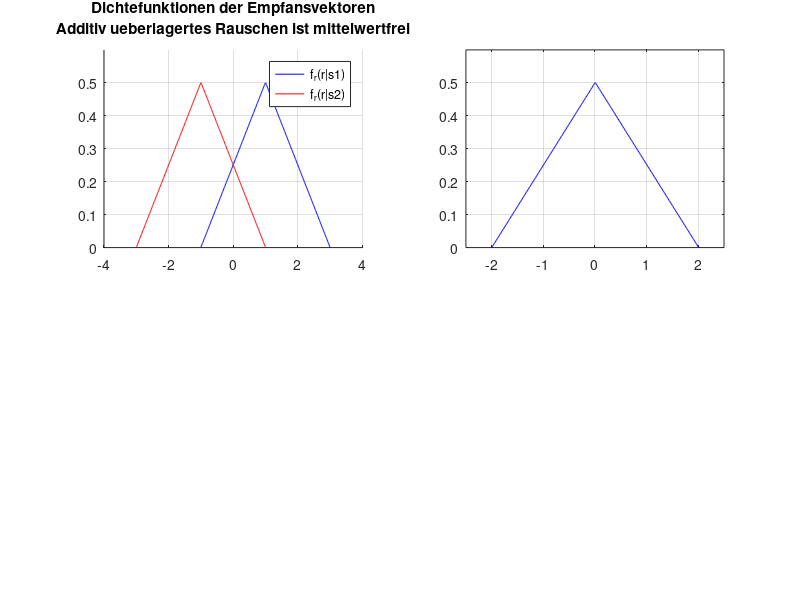

Recreate this plot in MATLAB. (Note: this script raises an error after producing the figure.)
% Aufgabe 4

rs1={@(r) .25*(r+1); @(r) -.25*(r-3)};	% Dichtefunktion Empfangsvektor S1
rs2={@(r) .25*(r+3); @(r) -.25*(r-1)};	% Dichtefunktion Empfangsvektor S2

f2=figure(2); clf;
SUB=220;
subplot(SUB+1);
hold all;
plot([-1:0.01:3+0.01],[rs1{1}([-1:.01:1]) rs1{2}([1:.01:3])],'b');
plot([-3:0.01:1+0.01],[rs2{1}([-3:.01:-1]) rs2{2}([-1:.01:1])],'r');
legend('f_r(r|s1)','f_r(r|s2)');
title(sprintf(['Dichtefunktionen der Empfansvektoren',... 
	'\nAdditiv ueberlagertes Rauschen ist mittelwertfrei']))
xlim([-4,4]); ylim([0, .6]);
grid on;

n1={@(n) .25*(n+2); @(n) -.25*(n-2)};	% Dichtefunktion Empfangsvektor S1

subplot(SUB+2);
plot([-2:.01:2+.01], [n1{1}([-2:.01:0]) n1{2}([0:.01:2])],'b');
xlim([-2.5, 2.5]);
ylim([0, .6]);
grid on;


syms n;
mx_n = {int(n*n1{1}), int(n*n1{2}) };
int(n*n1{1},n,-2,0)
int(n*n1{2})
sx2_n = {int(n.^2*n1{1}), int(n.^2*n1{2}) };

subplot(SUB+3);
hold all;
mxN = eval([subs(mx_n{1},'n',[-2:.01:0]) subs(mx_n{2},'n',[0:.01:2])]);
plot([-2:.01:2+.01], mxN);
legend(sprintf('int(n*.25*(n+2))\nint(n*(-.25*(n-2)))'),'location','NorthOutside');
xlim([-2.5, 2.5]);
grid on;

subplot(SUB+4);
hold all;
sx2N = eval([subs(sx2_n{1},'n',[-2:.01:0]) subs(sx2_n{2},'n',[0:.01:2])]);
plot([-2:.01:2+.01], sx2N);
legend(sprintf('int(n^2*.25*(n+2))\nint(n^2*(-.25*(n-2)))'),'location','NorthOutside');
xlim([-2.5, 2.5]);
grid on;

% ezplot(sx2_n{1},[-2,0]);
% ezplot(sx2_n{2},[0,2]);
% yl2=[round(10 * min(eval(subs(sx2_n, 'n',[-2:0.1:2]))))/10,...
% 	round(10 * max(eval(subs(sx2_n, 'n',[-2:0.1:2]))))/10];
% xlim([-3,3]);
% ylim(yl);
